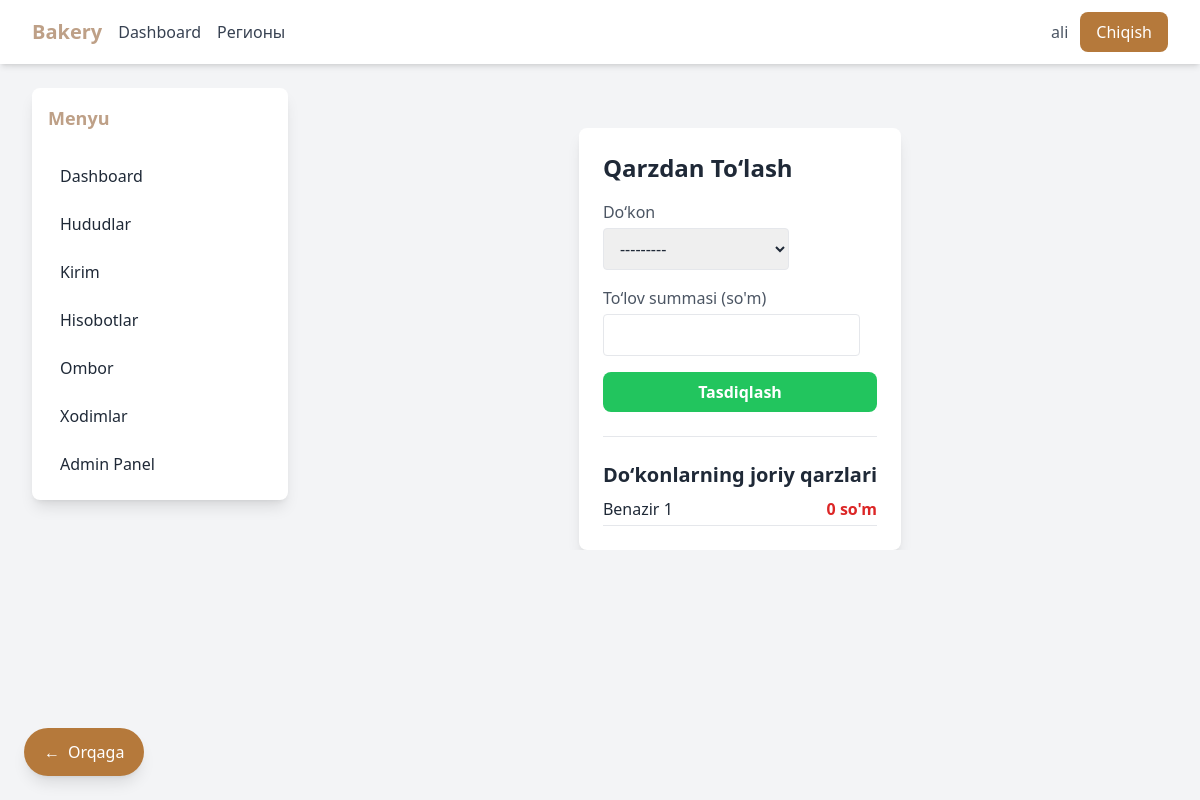
Before: /loan-repayment/ (signed in) with the older database file.
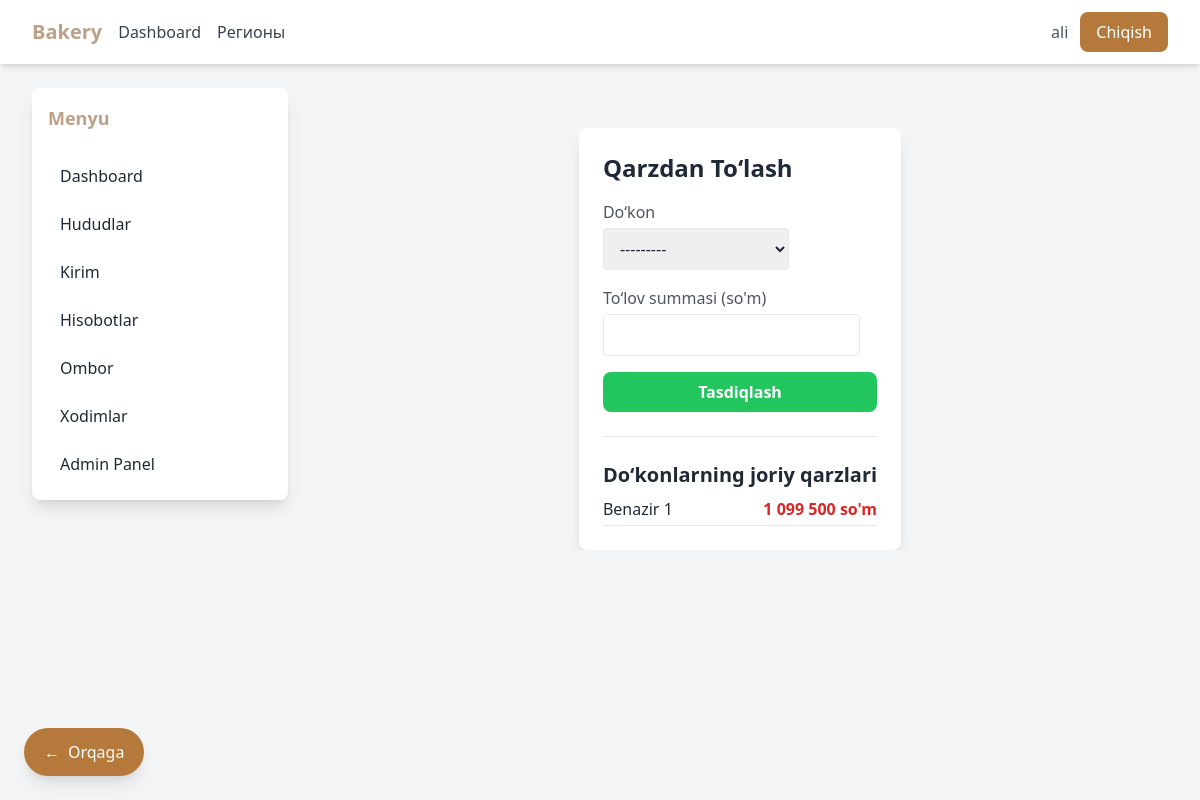
After: the same page with the newer database file.
### shops/models.py (models this page shows)
class Shop(models.Model):
    name = models.CharField(max_length=200)
    owner_name = models.CharField(max_length=150, blank=True, null=True)
    phone = models.CharField(max_length=20, blank=True, null=True)
    address = models.TextField(blank=True, null=True)
    region = models.ForeignKey(Region, on_delete=models.CASCADE, related_name="shops")
    loan_balance = models.DecimalField(
        max_digits=10, decimal_places=2, default=0,
        help_text="Shop’s outstanding debt (qarzdorlik)"
    )
    class Meta:
        verbose_name = "Do‘kon"
        verbose_name_plural = "Do‘konlar"
    def __str__(self):
        return f"{self.name} ({self.region.name})"

### dashboard/views.py (the view)
# urls.py: path("loan-repayment/", loan_repayment_view, name="loan_repayment"),
@login_required
def loan_repayment_view(request):
    if request.method == "POST":
        form = LoanRepaymentForm(request.POST)
        if form.is_valid():
            shop = form.cleaned_data["shop"]
            amount = Decimal(form.cleaned_data["amount"])
            if shop.loan_balance >= amount:
                shop.loan_balance -= amount
            else:
                shop.loan_balance = 0
            shop.save()
            if LoanRepayment:
                LoanRepayment.objects.create(shop=shop, amount=amount)
            Payment.objects.create(
                shop=shop,
                amount=amount,
                payment_type="repayment",
                collected_by=request.user,
                notes="Loan repayment via form"
            )
            messages.success(request, f"{shop.name} uchun {amount} so‘m qarz to‘landi.")
            return redirect("loan_repayment")
    else:
        form = LoanRepaymentForm()
    return render(request, "dashboard/loan_repayment.html", {
        "form": form,
        "shops": Shop.objects.all()
    })

### dashboard/forms.py
class LoanRepaymentForm(forms.Form):
    shop = forms.ModelChoiceField(
        queryset=Shop.objects.all(),
        label="Do‘kon",
        widget=forms.Select(attrs={"class": "border rounded px-3 py-2"})
    )
    amount = forms.DecimalField(
        label="Olingan summa (so'm)",
        min_value=0,
        decimal_places=2,
        widget=forms.NumberInput(attrs={"class": "border rounded px-3 py-2"})
    )

### dashboard/templates/dashboard/loan_repayment.html (shortened to what this page needs)
{% extends "base.html" %}
{% load humanize %}
{% block content %}
<div class="max-w-lg mx-auto bg-white shadow-lg rounded-lg p-6 mt-10">
    <h2 class="text-2xl font-bold text-gray-800 mb-4">Qarzdan To‘lash</h2>
    <form method="POST" class="space-y-4">
        <div>
            <label class="block text-gray-600 mb-1">Do‘kon</label>
            {{ form.shop }}
        </div>
        <div>
            <label class="block text-gray-600 mb-1">To‘lov summasi (so'm)</label>
            {{ form.amount }}
        </div>
        <button type="submit"
            class="w-full bg-green-500 hover:bg-green-600 text-white font-bold py-2 px-4 rounded-lg transition">
            Tasdiqlash
        </button>
    </form>
    <hr class="my-6">
    <h3 class="text-xl font-semibold mb-2">Do‘konlarning joriy qarzlari</h3>
    <ul class="space-y-2">
        {% for shop in shops %}
            <li class="flex justify-between border-b pb-1">
                <span>{{ shop.name }}</span>
                <span class="font-bold text-red-600">{{ shop.loan_balance|floatformat:0|intcomma }} so'm</span>
            </li>
        {% endfor %}
    </ul>
</div>
{% endblock %}

Changed rows visible on the page:
changed Shop "Benazir 1": loan_balance "0" → "1 099 500"
